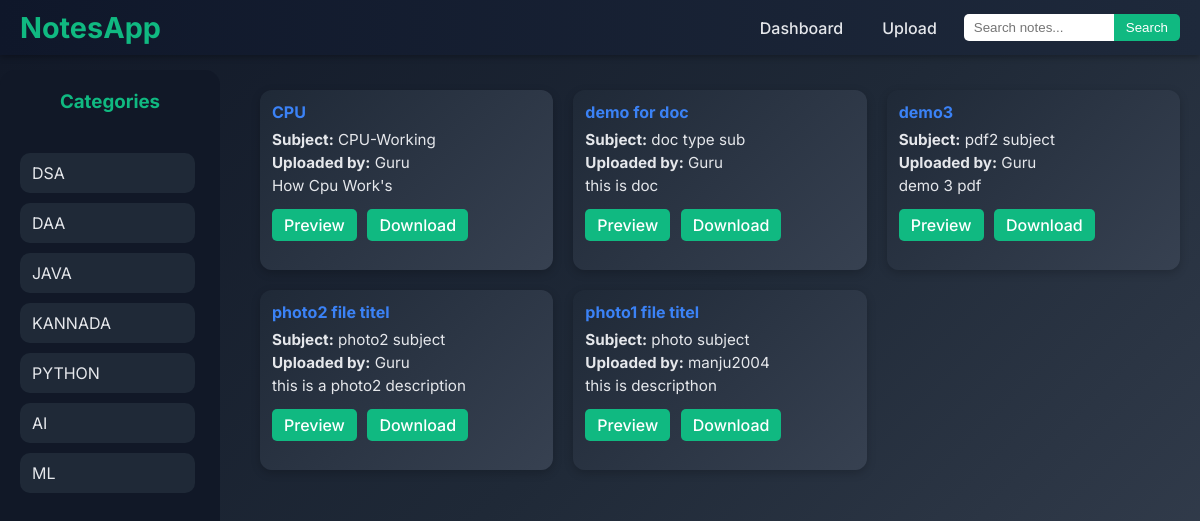
Screenshot of /textbooks (signed in) with the database file from the repository.
### tables this page shows
CREATE TABLE files_metadata (
            id INTEGER PRIMARY KEY AUTOINCREMENT,
            title TEXT NOT NULL,
            description TEXT,
            category TEXT NOT NULL,
            year INTEGER NOT NULL,
            branch TEXT NOT NULL,
            sem INTEGER NOT NULL,
            subject TEXT NOT NULL,
            filename TEXT NOT NULL,
            file_id TEXT,
            uploaded_by TEXT NOT NULL,
            uploaded_at TIMESTAMP DEFAULT CURRENT_TIMESTAMP
        );

### app.py (the view)
@app.route('/textbooks',methods=['GET', 'POST'])
def textbooks():
    err = ''
    all_notes = get_all_files_metadata("textbook")
    if not all_notes:
        err = "No Textbook's Are Available"
    return render_template("textbook.html",notes=all_notes,err=err)

### app.py (called while the page is built)
@app.before_request
def require_login():
    routes_to_avoid = ['dashboard','auth.login','auth.register']
    if request.endpoint not in routes_to_avoid and 'user_id' not in session:
        return redirect(url_for('auth.login'))

### db.py (called while the page is built)
def get_all_files_metadata(category):
    conn = sqlite3.connect("notesapp.db")
    c = conn.cursor()
    c.execute("""
        SELECT title, subject, uploaded_by, description, file_id
        FROM files_metadata
        WHERE category = ?
        ORDER BY uploaded_at DESC
    """,(category,))
    rows = c.fetchall()
    conn.close()
    return rows

### templates/textbook.html (shortened to what this page needs)
<!DOCTYPE html>
<html lang="en">
<head>
</head>
<body>
  <div class="topbar">
    <div class="logo">NotesApp</div>
    <nav>
      <a href="/">Dashboard</a>
      <a href="/upload">Upload</a>
      <form class="search-box" action="/search" method="GET">
        <input type="text" name="query" placeholder="Search notes..." required>
        <button type="submit">Search</button>
      </form>
    </nav>
  </div>
  <div class="layout">
    <div class="sidebar">
      <h3>Categories</h3>
      <ul class="categories">
        <li><a href="/category/dsa">DSA</a></li>
        <li><a href="/category/daa">DAA</a></li>
        <li><a href="/category/java">JAVA</a></li>
        <li><a href="/category/kannada">KANNADA</a></li>
        <li><a href="/category/python">PYTHON</a></li>
        <li><a href="/category/ai">AI</a></li>
        <li><a href="/category/ml">ML</a></li>
      </ul>
    </div>
    <div class="main-content">
      {% for note in notes %}
      <div class="card">
        <h4>{{ note[0] }}</h4>
        <p><strong>Subject:</strong> {{ note[1] }}</p>
        <p><strong>Uploaded by:</strong> {{ note[2] }}</p>
        <p>{{ note[3] }}</p>
        <a href="/preview/{{ note[4] }}">Preview</a>
        <a href="/download/{{ note[4] }}">Download</a>
      </div>
      {% endfor %}
    </div>
  </div>
</body>
</html>

### templates/textbook.html (style rules this page uses)
* { margin: 0; padding: 0; box-sizing: border-box; }
body { font-family: 'Inter', sans-serif; color: #e5e7eb; background: linear-gradient(135deg, #111827, #1f2937, #374151); min-height: 100vh; }
.topbar { position: fixed; top: 0; left: 0; width: 100%; display: flex; justify-content: space-between; align-items: center; background: linear-gradient(90deg, #0f172a, #1e293b); padding: 10px 20px; z-index: 1000; box-shadow: 0 2px 6px rgba(0, 0, 0, 0.3); flex-wrap: wrap; gap: 10px; }
.topbar .logo { font-size: 1.8rem; font-weight: 700; color: #10b981; }
.topbar nav { display: flex; gap: 15px; flex-wrap: wrap; align-items: center; }
.topbar nav a { color: #e5e7eb; text-decoration: none; font-weight: 500; padding: 6px 12px; border-radius: 5px; transition: 0.2s; }
.topbar .search-box { display: flex; flex-shrink: 0; }
.topbar .search-box input { padding: 6px 10px; border-radius: 5px 0 0 5px; border: none; outline: none; width: 150px; }
.topbar .search-box button { padding: 6px 12px; border: none; background: #10b981; color: white; border-radius: 0 5px 5px 0; cursor: pointer; transition: 0.2s; }
.layout { display: flex; padding-top: 70px; gap: 20px; }
.sidebar { width: 220px; background: #111827; color: #10b981; padding: 20px; border-radius: 15px; height: calc(100vh - 70px); display: flex; flex-direction: column; gap: 20px; }
.sidebar h3 { text-align: center; margin-bottom: 20px; color: #10b981; }
.sidebar .categories { display: flex; flex-direction: column; list-style: none; gap: 10px; overflow-y: auto; padding-right: 5px; }
.sidebar .categories li a { display: block; padding: 10px 12px; border-radius: 10px; text-decoration: none; color: #e5e7eb; background: #1f2937; transition: 0.2s; }
.main-content { flex: 1; padding: 20px; display: grid; grid-template-columns: repeat(auto-fill, minmax(250px, 1fr)); grid-auto-rows: min-content; gap: 20px; }
.card { background: linear-gradient(135deg, #1f2937, #374151); padding: 12px; border-radius: 12px; box-shadow: 0 3px 10px rgba(0, 0, 0, 0.2); transition: transform 0.2s, box-shadow 0.2s; color: #e5e7eb; height: 180px; overflow: hidden; }
.card h4 { color: #3b82f6; margin-bottom: 8px; }
.card p { font-size: 0.95rem; margin: 4px 0; }
.card a { display: inline-block; margin-top: 10px; padding: 6px 12px; background: #10b981; color: white; text-decoration: none; border-radius: 5px; font-weight: 500; margin-right: 6px; }

### rows the page displays
files_metadata: title "CPU", subject "CPU-Working", uploaded_by "Guru", description "How Cpu Work's"
files_metadata: title "demo for doc", subject "doc type sub", uploaded_by "Guru", description "this is doc"
files_metadata: title "demo3", subject "pdf2 subject", uploaded_by "Guru", description "demo 3 pdf"
files_metadata: title "photo2 file titel", subject "photo2 subject", uploaded_by "Guru", description "this is a photo2 description"
files_metadata: title "photo1 file titel", subject "photo subject", uploaded_by "manju2004", description "this is descripthon"
